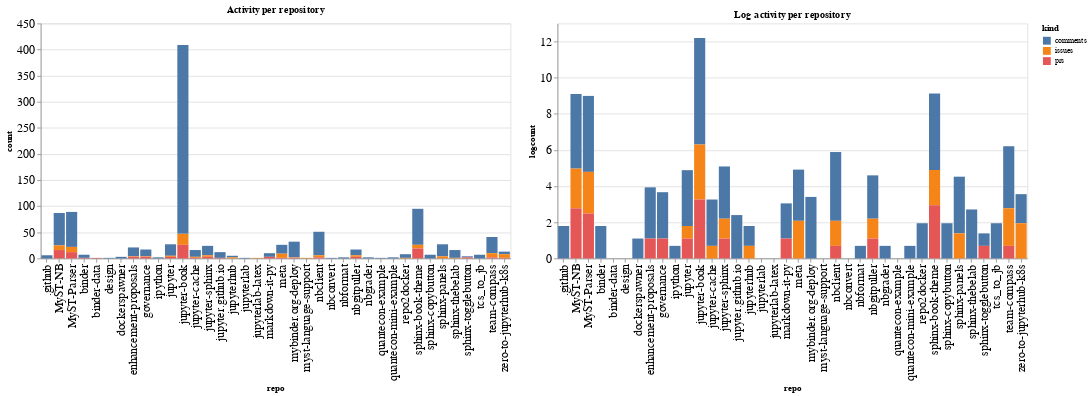

Write notebook code for a chart like this one.
### Code cell
ch1 = alt.Chart(repo_summaries, width=600, title="Activity per repository").mark_bar().encode(
    x='repo',
    y='count',
    color='kind',
    tooltip="kind"
)

ch2 = alt.Chart(repo_summaries, width=600, title="Log activity per repository").mark_bar().encode(
    x='repo',
    y='logcount',
    color='kind',
    tooltip="kind"
)

ch1 | ch2

### Figure 1 — Vega-Lite specification as saved in the notebook (floating-point values rounded to 4 significant figures)
{"config": {"axisLeft": {"labelFontSize": 15}, "axisBottom": {"labelFontSize": 15}}, "hconcat": [{"mark": "bar", "encoding": {"color": {"type": "nominal", "field": "kind"}, "tooltip": {"type": "nominal", "field": "kind"}, "x": {"type": "nominal", "field": "repo"}, "y": {"type": "quantitative", "field": "count"}}, "title": "Activity per repository", "width": 600}, {"mark": "bar", "encoding": {"color": {"type": "nominal", "field": "kind"}, "tooltip": {"type": "nominal", "field": "kind"}, "x": {"type": "nominal", "field": "repo"}, "y": {"type": "quantitative", "field": "logcount"}}, "title": "Log activity per repository", "width": 600}], "data": {"name": "data-753eebd11658bdffd83b29b354e127d7"}, "$schema": "https://vega.github.io/schema/vega-lite/v4.8.1.json", "datasets": {"data-753eebd11658bdffd83b29b354e127d7": [{"repo": ".github", "kind": "comments", "count": 6, "logcount": 1.792}, {"repo": "MyST-NB", "kind": "comments", "count": 62, "logcount": 4.127}, {"repo": "MyST-NB", "kind": "issues", "count": 9, "logcount": 2.197}, {"repo": "MyST-NB", "kind": "prs", "count": 16, "logcount": 2.773}, {"repo": "MyST-Parser", "kind": "comments", "count": 67, "logcount": 4.205}, {"repo": "MyST-Parser", "kind": "issues", "count": 10, "logcount": 2.303}, {"repo": "MyST-Parser", "kind": "prs", "count": 12, "logcount": 2.485}, {"repo": "binder", "kind": "comments", "count": 6, "logcount": 1.792}, {"repo": "binder", "kind": "prs", "count": 1, "logcount": 0.0}, {"repo": "binder-data", "kind": "prs", "count": 1, "logcount": 0.0}, {"repo": "design", "kind": "comments", "count": 1, "logcount": 0.0}, {"repo": "dockerspawner", "kind": "comments", "count": 3, "logcount": 1.099}, {"repo": "enhancement-proposals", "kind": "comments", "count": 17, "logcount": 2.833}, {"repo": "enhancement-proposals", "kind": "issues", "count": 1, "logcount": 0.0}, {"repo": "enhancement-proposals", "kind": "prs", "count": 3, "logcount": 1.099}, {"repo": "governance", "kind": "comments", "count": 13, "logcount": 2.565}, {"repo": "governance", "kind": "issues", "count": 1, "logcount": 0.0}, {"repo": "governance", "kind": "prs", "count": 3, "logcount": 1.099}, {"repo": "ipython", "kind": "comments", "count": 2, "logcount": 0.6931}, {"repo": "jupyter", "kind": "comments", "count": 22, "logcount": 3.091}, {"repo": "jupyter", "kind": "issues", "count": 2, "logcount": 0.6931}, {"repo": "jupyter", "kind": "prs", "count": 3, "logcount": 1.099}, {"repo": "jupyter-book", "kind": "comments", "count": 362, "logcount": 5.892}, {"repo": "jupyter-book", "kind": "issues", "count": 21, "logcount": 3.045}, {"repo": "jupyter-book", "kind": "prs", "count": 26, "logcount": 3.258}, {"repo": "jupyter-cache", "kind": "comments", "count": 13, "logcount": 2.565}, {"repo": "jupyter-cache", "kind": "issues", "count": 2, "logcount": 0.6931}, {"repo": "jupyter-cache", "kind": "prs", "count": 1, "logcount": 0.0}, {"repo": "jupyter-sphinx", "kind": "comments", "count": 18, "logcount": 2.89}, {"repo": "jupyter-sphinx", "kind": "issues", "count": 3, "logcount": 1.099}, {"repo": "jupyter-sphinx", "kind": "prs", "count": 3, "logcount": 1.099}, {"repo": "jupyter.github.io", "kind": "comments", "count": 11, "logcount": 2.398}, {"repo": "jupyter.github.io", "kind": "prs", "count": 1, "logcount": 0.0}, {"repo": "jupyterhub", "kind": "comments", "count": 3, "logcount": 1.099}, {"repo": "jupyterhub", "kind": "issues", "count": 2, "logcount": 0.6931}, {"repo": "jupyterlab", "kind": "comments", "count": 1, "logcount": 0.0}, {"repo": "jupyterlab-latex", "kind": "issues", "count": 1, "logcount": 0.0}, {"repo": "markdown-it-py", "kind": "comments", "count": 7, "logcount": 1.946}, {"repo": "markdown-it-py", "kind": "prs", "count": 3, "logcount": 1.099}, {"repo": "meta", "kind": "comments", "count": 17, "logcount": 2.833}, {"repo": "meta", "kind": "issues", "count": 8, "logcount": 2.079}, {"repo": "meta", "kind": "prs", "count": 1, "logcount": 0.0}, {"repo": "mybinder.org-deploy", "kind": "comments", "count": 30, "logcount": 3.401}, {"repo": "mybinder.org-deploy", "kind": "issues", "count": 1, "logcount": 0.0}, {"repo": "mybinder.org-deploy", "kind": "prs", "count": 1, "logcount": 0.0}, {"repo": "myst-language-support", "kind": "issues", "count": 1, "logcount": 0.0}, {"repo": "nbclient", "kind": "comments", "count": 45, "logcount": 3.807}, {"repo": "nbclient", "kind": "issues", "count": 4, "logcount": 1.386}, {"repo": "nbclient", "kind": "prs", "count": 2, "logcount": 0.6931}, {"repo": "nbconvert", "kind": "comments", "count": 1, "logcount": 0.0}, {"repo": "nbformat", "kind": "comments", "count": 2, "logcount": 0.6931}, {"repo": "nbgitpuller", "kind": "comments", "count": 11, "logcount": 2.398}, {"repo": "nbgitpuller", "kind": "issues", "count": 3, "logcount": 1.099}, {"repo": "nbgitpuller", "kind": "prs", "count": 3, "logcount": 1.099}, {"repo": "nbgrader", "kind": "comments", "count": 2, "logcount": 0.6931}, {"repo": "quantecon-example", "kind": "comments", "count": 1, "logcount": 0.0}, {"repo": "quantecon-mini-example", "kind": "comments", "count": 2, "logcount": 0.6931}, {"repo": "repo2docker", "kind": "comments", "count": 7, "logcount": 1.946}, {"repo": "repo2docker", "kind": "issues", "count": 1, "logcount": 0.0}, {"repo": "sphinx-book-theme", "kind": "comments", "count": 69, "logcount": 4.234}, {"repo": "sphinx-book-theme", "kind": "issues", "count": 7, "logcount": 1.946}, {"repo": "sphinx-book-theme", "kind": "prs", "count": 19, "logcount": 2.944}, {"repo": "sphinx-copybutton", "kind": "comments", "count": 7, "logcount": 1.946}, {"repo": "sphinx-panels", "kind": "comments", "count": 23, "logcount": 3.135}, {"repo": "sphinx-panels", "kind": "issues", "count": 4, "logcount": 1.386}, {"repo": "sphinx-thebelab", "kind": "comments", "count": 15, "logcount": 2.708}, {"repo": "sphinx-thebelab", "kind": "issues", "count": 1, "logcount": 0.0}, {"repo": "sphinx-togglebutton", "kind": "comments", "count": 2, "logcount": 0.6931}, {"repo": "sphinx-togglebutton", "kind": "prs", "count": 2, "logcount": 0.6931}, {"repo": "tcs_to_jb", "kind": "comments", "count": 7, "logcount": 1.946}, {"repo": "team-compass", "kind": "comments", "count": 31, "logcount": 3.434}, {"repo": "team-compass", "kind": "issues", "count": 8, "logcount": 2.079}, {"repo": "team-compass", "kind": "prs", "count": 2, "logcount": 0.6931}, {"repo": "zero-to-jupyterhub-k8s", "kind": "comments", "count": 5, "logcount": 1.609}, {"repo": "zero-to-jupyterhub-k8s", "kind": "issues", "count": 7, "logcount": 1.946}, {"repo": "zero-to-jupyterhub-k8s", "kind": "prs", "count": 1, "logcount": 0.0}]}}
